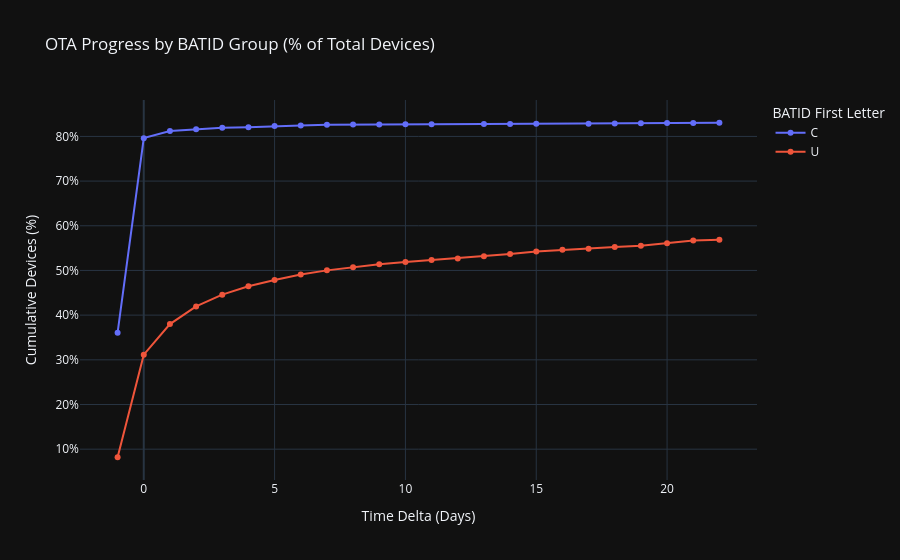

Notebook source saved alongside this figure:
### Code cell
import plotly.express as px

fig = px.line(
    agg_df,
    x="time_diff_days",
    y="cumulative_percent",
    color="batid_group",
    markers=True,
    title="OTA Progress by BATID Group (% of Total Devices)",
    labels={
        "time_diff_days": "Time Delta (Days)",
        "cumulative_percent": "Cumulative Devices (%)",
        "batid_group": "BATID First Letter"
    }
)

fig.update_layout(
    template="plotly_dark",
    hovermode="x unified",
    yaxis=dict(ticksuffix="%")
)

fig.show()

### Figure 1 — Plotly figure (JSON) as saved in the notebook; plotly's stock layout.template omitted (floating-point values rounded to 4 significant figures)
{"data": [{"hovertemplate": "BATID First Letter=C<br>Time Delta (Days)=%{x}<br>Cumulative Devices (%)=%{y}<extra></extra>", "legendgroup": "C", "line": {"color": "#636efa", "dash": "solid"}, "marker": {"symbol": "circle"}, "mode": "lines+markers", "name": "C", "orientation": "v", "showlegend": true, "type": "scatter", "x": [-1.0, 0.0, 1.0, 2.0, 3.0, 4.0, 5.0, 6.0, 7.0, 8.0, 9.0, 10.0, 11.0, 13.0, 14.0, 15.0, 17.0, 18.0, 19.0, 20.0, 21.0, 22.0], "xaxis": "x", "y": [36.08, 79.61, 81.22, 81.6, 81.96, 82.08, 82.31, 82.43, 82.58, 82.64, 82.67, 82.7, 82.73, 82.76, 82.79, 82.82, 82.85, 82.91, 82.94, 83.0, 83.03, 83.06], "yaxis": "y"}, {"hovertemplate": "BATID First Letter=U<br>Time Delta (Days)=%{x}<br>Cumulative Devices (%)=%{y}<extra></extra>", "legendgroup": "U", "line": {"color": "#EF553B", "dash": "solid"}, "marker": {"symbol": "circle"}, "mode": "lines+markers", "name": "U", "orientation": "v", "showlegend": true, "type": "scatter", "x": [-1.0, 0.0, 1.0, 2.0, 3.0, 4.0, 5.0, 6.0, 7.0, 8.0, 9.0, 10.0, 11.0, 12.0, 13.0, 14.0, 15.0, 16.0, 17.0, 18.0, 19.0, 20.0, 21.0, 22.0], "xaxis": "x", "y": [8.194, 31.15, 38.0, 41.95, 44.59, 46.45, 47.88, 49.12, 50.02, 50.74, 51.37, 51.89, 52.33, 52.67, 53.17, 53.66, 54.25, 54.62, 54.88, 55.25, 55.56, 56.1, 56.7, 56.89], "yaxis": "y"}], "layout": {"hovermode": "x unified", "legend": {"title": {"text": "BATID First Letter"}, "tracegroupgap": 0}, "title": {"text": "OTA Progress by BATID Group (% of Total Devices)"}, "xaxis": {"anchor": "y", "domain": [0, 1], "title": {"text": "Time Delta (Days)"}}, "yaxis": {"anchor": "x", "domain": [0, 1], "ticksuffix": "%", "title": {"text": "Cumulative Devices (%)"}}}}
